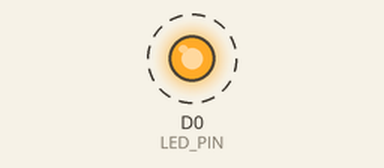
A sketch run on a simulated ESP8266 (NodeMCU). On the bench: output pins drawn as LEDs (lit = HIGH). Dashed ring = blinking. What the sketch prints to the serial monitor is not drawn.

Above: at 0.5 s.
Timing chart, 0 to 4.6 s (numbered marks = the images above):
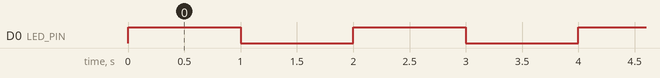

The sketch:

assignment-1.ino
```cpp
const int LED_PIN = D0;

void setup() {
  Serial.begin(115200);
  Serial.println();
  Serial.println();
  Serial.println("Hello world!");
  pinMode(LED_PIN, OUTPUT);
}

void loop() {
  digitalWrite(LED_PIN, HIGH);
  Serial.println("HIGH");
  delay(1000);

  digitalWrite(LED_PIN, LOW);
  Serial.println("LOW");
  delay(1000);
}
```

Measured:
- by itself, D0 (LED_PIN): alternates HIGH for 1.0 s and LOW for 1.0 s
